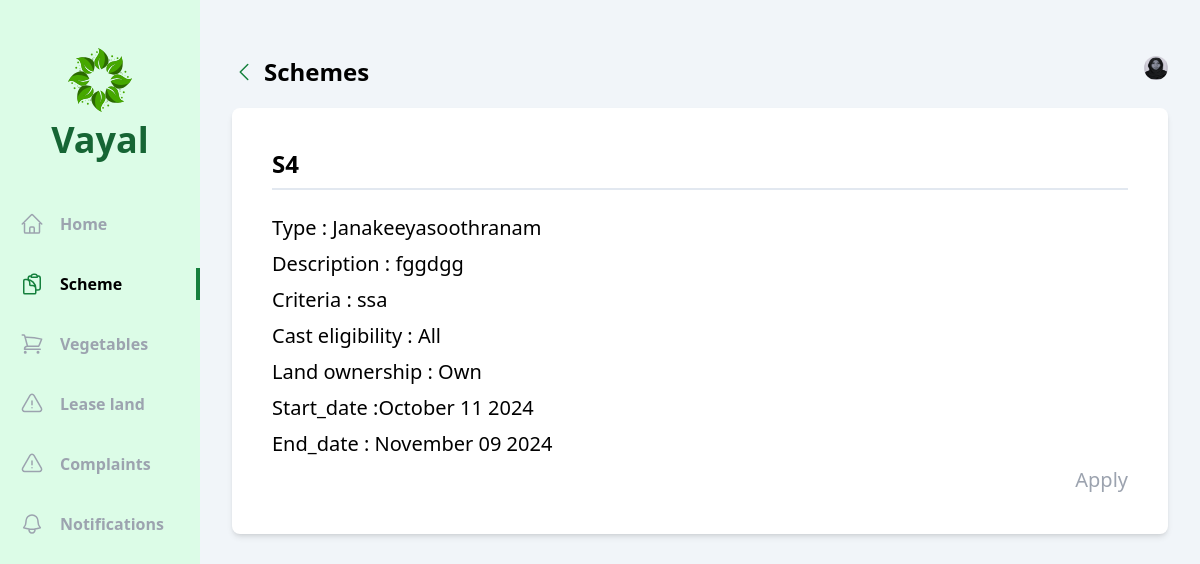
Page /user/schemes/5/ (signed in) on the committed database.
### officer/models.py (models this page shows, shortened)
class Vayal_User(models.Model):
    account = models.OneToOneField(User, on_delete=models.CASCADE)
    name=models.CharField(max_length=225)
    dob=models.DateField()
    gender= models.CharField(max_length=20, choices=gender)
    phone_number = models.CharField(max_length=10)
    aadhar_number= models.CharField(max_length=12)
    cast=models.CharField(max_length=20, choices=cast)
    house_name=models.CharField(max_length=225)
    place=models.CharField(max_length=225)
    village=models.CharField(max_length=225)
    pincode = models.CharField(max_length=6)
    muncipality=models.CharField(max_length=225,default="Kozhikode")
    district=models.CharField(max_length=225,default="Kozhikode")
    land_ownership=models.CharField(max_length=20, choices=land)
    photo=models.ImageField(upload_to='photos/')
    joined_date=models.DateTimeField(auto_now_add=True)
    vegetable_permission_applied=models.CharField(max_length=225,default="False")
    vegetable_permission=models.CharField(max_length=225, choices=vegetable_permission_status,default="Pending")

class Scheme(models.Model):
    officer=models.ForeignKey(Agricultural_officer, on_delete=models.CASCADE)
    name=models.CharField(max_length=250)
    type=models.CharField(max_length=50,choices=schem_type)
    description=models.CharField(max_length=250)
    criteria=models.CharField(max_length=250)
    cast_eligibility = models.CharField(max_length=50,choices=scheme_cast,default='All')
    land_ownership=models.CharField(max_length=20, choices=land,default='All')
    posted_date=models.DateTimeField(auto_now_add=True)
    start_date=models.DateField()
    end_date=models.DateField()

### vayal_user/views/schemes.py (the view)
# urls.py: path('schemes/<int:id>/',schemes.details,name='details_schemes'),
def details(request,id):
    scheme=Scheme.objects.get(id=id)
    vayal_user = Vayal_User.objects.get(account=request.user)
    context = {
        'scheme': scheme,
        'vayal_user': vayal_user,
    }
    return render(request,'vayal_user/schemes/details.html',context)

### vayal_user/templates/vayal_user/schemes/details.html (shortened to what this page needs)
{% extends 'base.html' %}
{% block content %}
<div class="flex  bg-slate-100">
  <div class="w-2/12 bg-green-100 flex flex-col items-center pb-10">
      <div class="my-12 flex flex-col gap-2 justify-center items-center">
          <h1 class="text-4xl font-bold text-green-800 ">Vayal</h1>
      </div>
      <ul class="flex flex-col gap-7 w-full font-bold text-gray-400">
        <li class="w-full flex items-center px-5 py-1 gap-4 group hover:text-gray-500 cursor-pointer hover:border-green-700 hover:border-r-4">
              <a href="{% url 'vayal_user:home' %}">Home</a>
          </li>
          <li class="w-full flex items-center px-5 py-1 gap-4 border-r-4 text-black border-green-700">
              <a href="{% url 'vayal_user:schemes' %}">Scheme</a>
          </li>
          <li class="w-full flex items-center px-5 py-1 gap-4 group hover:text-gray-500 cursor-pointer hover:border-green-700 hover:border-r-4">
            <a href="{% url 'vayal_user:vegetables' %}">Vegetables</a>
        </li>
        <li class="w-full flex items-center px-5 py-1 gap-4 group hover:text-gray-500 cursor-pointer hover:border-green-700 hover:border-r-4">
            <a href="{% url 'vayal_user:lease_land' %}">Lease land</a>
        </li>
        <li class="w-full flex items-center px-5 py-1 gap-4 group hover:text-gray-500 cursor-pointer hover:border-green-700 hover:border-r-4">
            <a href="{% url 'vayal_user:complaints' %}">Complaints</a>
        </li>
        <li class="w-full flex items-center px-5 py-1 gap-4 group hover:text-gray-500 cursor-pointer hover:border-green-700 hover:border-r-4">
            <a href="{% url 'vayal_user:notifications' %}">Notifications</a>
        </li>
      </ul>
    </div>
    <div class="w-10/12 h-screen overflow-y-auto px-8 py-14">
      <div class="flex justify-between mb-5">
        <div class="flex items-center gap-2">
            <a class="text-green-700" href="{% url 'vayal_user:schemes' %}">
                <svg xmlns="http://www.w3.org/2000/svg" fill="none" viewBox="0 0 24 24" stroke-width="1.5" stroke="currentColor" class="w-6 h-6">
                    <path stroke-linecap="round" stroke-linejoin="round" d="M15.75 19.5L8.25 12l7.5-7.5" />
                </svg>
            </a>
            <h1 class="text-2xl font-bold">Schemes</h1>
        </div>
          <div class="relative">
            <img id="profile" src="/uploads/{{vayal_user.photo}}" class="h-6 w-6 rounded-full cursor-pointer" alt="">
          </div>
      </div>
        <div class="max-h-xl mx-auto   p-6 bg-white rounded-lg shadow-md ">
            <div class="flex flex-col text-xl bg-white p-4 rounded-md gap-2">
                <span class="text-2xl font-bold mb-4 pb-2 border-b-2 border-slate-200">{{scheme.name }}</span>
                <span> Type : {{scheme.type}}</span>
                <span> Description : {{scheme.description}}</span>
                <span> Criteria : {{scheme.criteria}} </span>
                <span> Cast eligibility : {{scheme.cast_eligibility}} </span>
                <span> Land ownership : {{scheme.land_ownership}} </span>
                <span> Start_date :{{scheme.start_date  | date:"F d Y" }}</span>
                <span>End_date : {{scheme.end_date  | date:"F d Y" }}</span>
                <div class="flex justify-end ">
                    <a href ="{% url 'vayal_user:scheme_apply' scheme.id %}" class="text-xl text-gray-400 ">Apply</a>
                </div>
            </div>
        </div>
    </div>
</div>
{% endblock content %}

### rows in the picture
Vayal_User: photo (picture)
Scheme: name "S4", type "Janakeeyasoothranam", description "fggdgg", criteria "ssa", cast_eligibility "All", land_ownership "Own", start_date "October 11 2024", end_date "November 09 2024"
